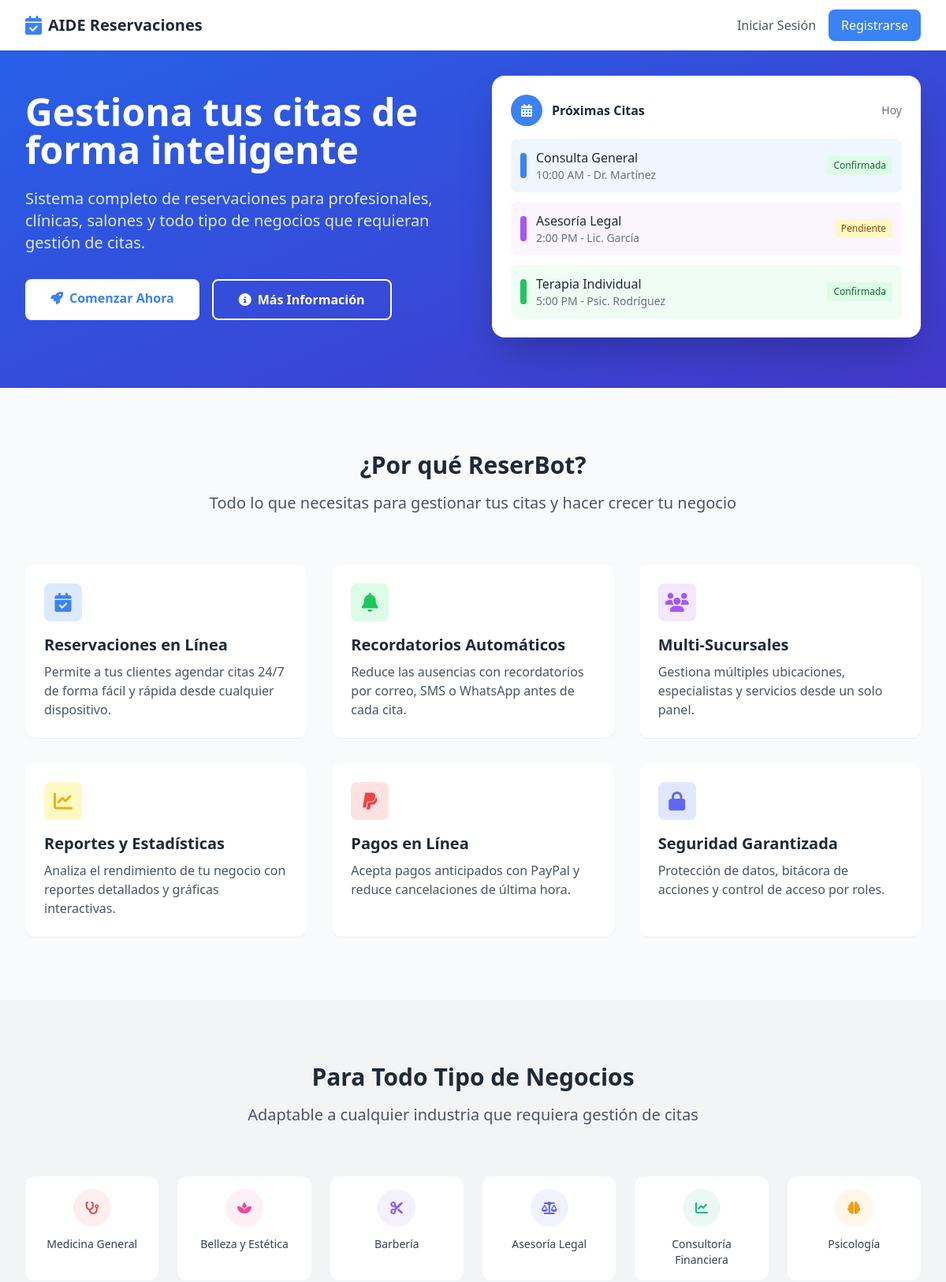
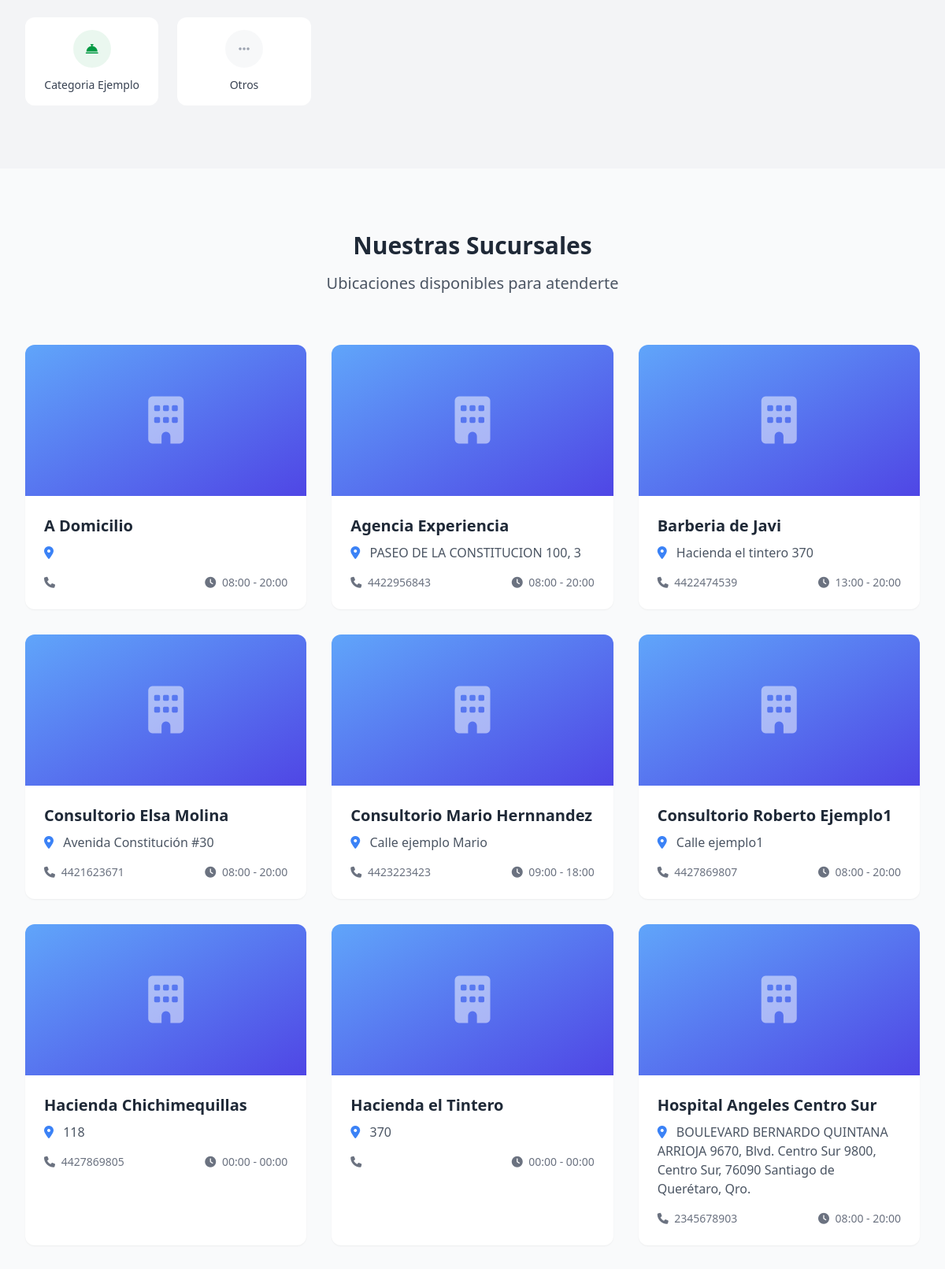
The page / (upper part) on the database its author committed (2 pictures, top to bottom).
### tables this page shows
CREATE TABLE `configuraciones` (
  `id` int(11) NOT NULL,
  `clave` varchar(100) NOT NULL,
  `valor` text,
  `tipo` enum('text','number','boolean','json','color','image') DEFAULT 'text',
  `descripcion` varchar(255) DEFAULT NULL,
  `created_at` timestamp NOT NULL DEFAULT CURRENT_TIMESTAMP,
  `updated_at` timestamp NOT NULL DEFAULT CURRENT_TIMESTAMP ON UPDATE CURRENT_TIMESTAMP
);

CREATE TABLE `categorias_servicios` (
  `id` int(11) NOT NULL,
  `nombre` varchar(100) NOT NULL,
  `descripcion` text,
  `icono` varchar(50) DEFAULT 'fas fa-concierge-bell',
  `color` varchar(20) DEFAULT '#3B82F6',
  `orden` int(11) DEFAULT '0',
  `activo` tinyint(1) DEFAULT '1',
  `created_at` timestamp NOT NULL DEFAULT CURRENT_TIMESTAMP,
  `updated_at` timestamp NOT NULL DEFAULT CURRENT_TIMESTAMP ON UPDATE CURRENT_TIMESTAMP
);

CREATE TABLE `sucursales` (
  `id` int(11) NOT NULL,
  `nombre` varchar(150) NOT NULL,
  `direccion` text,
  `ciudad` varchar(100) DEFAULT NULL,
  `estado` varchar(100) DEFAULT NULL,
  `codigo_postal` varchar(10) DEFAULT NULL,
  `telefono` varchar(20) DEFAULT NULL,
  `email` varchar(150) DEFAULT NULL,
  `zona_horaria` varchar(50) DEFAULT 'America/Mexico_City',
  `horario_apertura` time DEFAULT '08:00:00',
  `horario_cierre` time DEFAULT '20:00:00',
  `dias_laborales` varchar(50) DEFAULT '1,2,3,4,5,6' COMMENT 'Días de la semana (1=Lunes, 7=Domingo)',
  `latitud` decimal(10,8) DEFAULT NULL,
  `longitud` decimal(11,8) DEFAULT NULL,
  `imagen` varchar(255) DEFAULT NULL,
  `activo` tinyint(1) DEFAULT '1',
  `created_at` timestamp NOT NULL DEFAULT CURRENT_TIMESTAMP,
  `updated_at` timestamp NOT NULL DEFAULT CURRENT_TIMESTAMP ON UPDATE CURRENT_TIMESTAMP,
  `color` varchar(7) DEFAULT '#3B82F6'
);

### index.php (called while the page is built, shortened)
<?php
require_once __DIR__ . '/public/index.php';

### config/database.php (called while the page is built, shortened)
<?php
class Database {
    private static $instance = null;
    private $connection;
    private function __construct() {
        try {
            $dsn = "mysql:host=" . DB_HOST . ";dbname=" . DB_NAME . ";charset=" . DB_CHARSET;
            $options = [
                PDO::ATTR_ERRMODE => PDO::ERRMODE_EXCEPTION,
                PDO::ATTR_DEFAULT_FETCH_MODE => PDO::FETCH_ASSOC,
                PDO::ATTR_EMULATE_PREPARES => false,
            ];
            $this->connection = new PDO($dsn, DB_USER, DB_PASS, $options);
            $this->connection->exec("SET NAMES utf8mb4");
            $this->connection->exec("SET CHARACTER SET utf8mb4");
        } catch (PDOException $e) {
            die("Error de conexión a la base de datos: " . $e->getMessage());
        }
    }
    public static function getInstance() {
        if (self::$instance === null) {
            self::$instance = new self();
        }
        return self::$instance;
    }
    public function query($sql, $params = []) {
        $stmt = $this->connection->prepare($sql);
        $stmt->execute($params);
        return $stmt;
    }
    public function fetch($sql, $params = []) {
        return $this->query($sql, $params)->fetch();
    }
    public function fetchAll($sql, $params = []) {
        return $this->query($sql, $params)->fetchAll();
    }
}

### helpers/functions.php (called while the page is built, shortened)
<?php
function url($path = '') {
    return BASE_URL . '/' . ltrim($path, '/');
}
function e($text) {
    return htmlspecialchars($text ?? '', ENT_QUOTES, 'UTF-8');
}
function getConfig($key, $default = null) {
    try {
        $db = Database::getInstance();
        $result = $db->fetch("SELECT valor FROM configuraciones WHERE clave = ?", [$key]);
        return $result ? $result['valor'] : $default;
    } catch (Exception $e) {
        return $default;
    }
}

### app/controllers/BaseController.php (called while the page is built, shortened)
<?php
class BaseController {
    public function __construct() {
        $this->db = Database::getInstance();
    }
}

### app/views/home/index.php (the view, shortened to what this page needs)
<!DOCTYPE html>
<html lang="es">
<head>
    <script src="https://cdn.tailwindcss.com"></script>
    <link rel="stylesheet" href="https://cdnjs.cloudflare.com/ajax/libs/font-awesome/6.4.0/css/all.min.css">
</head>
<body class="bg-gray-50">
    <nav class="bg-white shadow-sm fixed w-full z-50">
        <div class="max-w-7xl mx-auto px-4 sm:px-6 lg:px-8">
            <div class="flex justify-between h-16">
                <div class="flex items-center">
                    <?php if (getConfig('logotipo')): ?>
                        <img src="<?= asset(getConfig('logotipo')) ?>" alt="Logo" class="h-8">
                    <?php else: ?>
                        <i class="fas fa-calendar-check text-2xl text-primary mr-2"></i>
                        <span class="text-xl font-bold text-gray-800"><?= e(getConfig('nombre_sitio', 'ReserBot')) ?></span>
                    <?php endif; ?>
                </div>
                <div class="flex items-center space-x-4">
                    <a href="<?= url('/login') ?>" class="text-gray-600 hover:text-primary">Iniciar Sesión</a>
                    <a href="<?= url('/registro') ?>"
                       class="bg-primary text-white px-4 py-2 rounded-lg hover:bg-secondary transition">
                        Registrarse
                    </a>
                </div>
            </div>
        </div>
    </nav>
    <section class="pt-24 pb-16 bg-gradient-to-br from-blue-600 to-indigo-700">
        <div class="max-w-7xl mx-auto px-4 sm:px-6 lg:px-8">
            <div class="grid md:grid-cols-2 gap-12 items-center">
                <div class="text-white">
                    <h1 class="text-4xl md:text-5xl font-bold mb-6">
                        Gestiona tus citas de forma inteligente
                    </h1>
                    <p class="text-xl text-blue-100 mb-8">
                        Sistema completo de reservaciones para profesionales, clínicas, salones y todo tipo de negocios que requieran gestión de citas.
                    </p>
                    <div class="flex flex-wrap gap-4">
                        <a href="<?= url('/registro') ?>"
                           class="bg-white text-primary px-8 py-3 rounded-lg font-semibold hover:bg-gray-100 transition">
                            <i class="fas fa-rocket mr-2"></i>Comenzar Ahora
                        </a>
                        <a href="#features"
                           class="border-2 border-white text-white px-8 py-3 rounded-lg font-semibold hover:bg-white hover:text-primary transition">
                            <i class="fas fa-info-circle mr-2"></i>M&aacute;s Informaci&oacute;n
                        </a>
                    </div>
                </div>
                <div class="hidden md:block">
                    <div class="bg-white rounded-2xl shadow-2xl p-6">
                        <div class="flex items-center justify-between mb-4">
                            <div class="flex items-center">
                                <div class="w-10 h-10 bg-primary rounded-full flex items-center justify-center text-white">
                                    <i class="fas fa-calendar-alt"></i>
                                </div>
                                <span class="ml-3 font-semibold text-gray-800">Próximas Citas</span>
                            </div>
                            <span class="text-sm text-gray-500">Hoy</span>
                        </div>
                        <div class="space-y-3">
                            <div class="flex items-center p-3 bg-blue-50 rounded-lg">
                                <div class="w-2 h-8 bg-blue-500 rounded mr-3"></div>
                                <div class="flex-1">
                                    <p class="font-medium text-gray-800">Consulta General</p>
                                    <p class="text-sm text-gray-500">10:00 AM - Dr. Martínez</p>
                                </div>
                                <span class="bg-green-100 text-green-800 text-xs px-2 py-1 rounded">Confirmada</span>
                            </div>
                            <div class="flex items-center p-3 bg-purple-50 rounded-lg">
                                <div class="w-2 h-8 bg-purple-500 rounded mr-3"></div>
                                <div class="flex-1">
                                    <p class="font-medium text-gray-800">Asesoría Legal</p>
                                    <p class="text-sm text-gray-500">2:00 PM - Lic. García</p>
                                </div>
                                <span class="bg-yellow-100 text-yellow-800 text-xs px-2 py-1 rounded">Pendiente</span>
                            </div>
                            <div class="flex items-center p-3 bg-green-50 rounded-lg">
                                <div class="w-2 h-8 bg-green-500 rounded mr-3"></div>
                                <div class="flex-1">
                                    <p class="font-medium text-gray-800">Terapia Individual</p>
                                    <p class="text-sm text-gray-500">5:00 PM - Psic. Rodríguez</p>
                                </div>
                                <span class="bg-green-100 text-green-800 text-xs px-2 py-1 rounded">Confirmada</span>
                            </div>
                        </div>
                    </div>
                </div>
            </div>
        </div>
    </section>
    <section id="features" class="py-20">
        <div class="max-w-7xl mx-auto px-4 sm:px-6 lg:px-8">
            <div class="text-center mb-16">
                <h2 class="text-3xl font-bold text-gray-800 mb-4">¿Por qué ReserBot?</h2>
                <p class="text-xl text-gray-600 max-w-2xl mx-auto">
                    Todo lo que necesitas para gestionar tus citas y hacer crecer tu negocio
                </p>
            </div>
            <div class="grid md:grid-cols-3 gap-8">
                <div class="bg-white p-6 rounded-xl shadow-sm hover:shadow-lg transition">
                    <div class="w-12 h-12 bg-blue-100 rounded-lg flex items-center justify-center mb-4">
                        <i class="fas fa-calendar-check text-2xl text-blue-500"></i>
                    </div>
                    <h3 class="text-xl font-semibold text-gray-800 mb-2">Reservaciones en Línea</h3>
                    <p class="text-gray-600">
                        Permite a tus clientes agendar citas 24/7 de forma fácil y rápida desde cualquier dispositivo.
                    </p>
                </div>
                <div class="bg-white p-6 rounded-xl shadow-sm hover:shadow-lg transition">
                    <div class="w-12 h-12 bg-green-100 rounded-lg flex items-center justify-center mb-4">
                        <i class="fas fa-bell text-2xl text-green-500"></i>
                    </div>
                    <h3 class="text-xl font-semibold text-gray-800 mb-2">Recordatorios Automáticos</h3>
                    <p class="text-gray-600">
                        Reduce las ausencias con recordatorios por correo, SMS o WhatsApp antes de cada cita.
                    </p>
                </div>
                <div class="bg-white p-6 rounded-xl shadow-sm hover:shadow-lg transition">
                    <div class="w-12 h-12 bg-purple-100 rounded-lg flex items-center justify-center mb-4">
                        <i class="fas fa-users text-2xl text-purple-500"></i>
                    </div>
                    <h3 class="text-xl font-semibold text-gray-800 mb-2">Multi-Sucursales</h3>
                    <p class="text-gray-600">
                        Gestiona múltiples ubicaciones, especialistas y servicios desde un solo panel.
                    </p>
                </div>
                <div class="bg-white p-6 rounded-xl shadow-sm hover:shadow-lg transition">
                    <div class="w-12 h-12 bg-yellow-100 rounded-lg flex items-center justify-center mb-4">
                        <i class="fas fa-chart-line text-2xl text-yellow-500"></i>
                    </div>
                    <h3 class="text-xl font-semibold text-gray-800 mb-2">Reportes y Estadísticas</h3>
                    <p class="text-gray-600">
                        Analiza el rendimiento de tu negocio con reportes detallados y gráficas interactivas.
                    </p>
                </div>
                <div class="bg-white p-6 rounded-xl shadow-sm hover:shadow-lg transition">
                    <div class="w-12 h-12 bg-red-100 rounded-lg flex items-center justify-center mb-4">
                        <i class="fab fa-paypal text-2xl text-red-500"></i>
                    </div>
                    <h3 class="text-xl font-semibold text-gray-800 mb-2">Pagos en Línea</h3>
                    <p class="text-gray-600">
                        Acepta pagos anticipados con PayPal y reduce cancelaciones de última hora.
                    </p>
                </div>
                <div class="bg-white p-6 rounded-xl shadow-sm hover:shadow-lg transition">
                    <div class="w-12 h-12 bg-indigo-100 rounded-lg flex items-center justify-center mb-4">
                        <i class="fas fa-lock text-2xl text-indigo-500"></i>
                    </div>
                    <h3 class="text-xl font-semibold text-gray-800 mb-2">Seguridad Garantizada</h3>
                    <p class="text-gray-600">
                        Protección de datos, bitácora de acciones y control de acceso por roles.
                    </p>
                </div>
            </div>
        </div>
    </section>
    <section class="py-20 bg-gray-100">
        <div class="max-w-7xl mx-auto px-4 sm:px-6 lg:px-8">
            <div class="text-center mb-16">
                <h2 class="text-3xl font-bold text-gray-800 mb-4">Para Todo Tipo de Negocios</h2>
                <p class="text-xl text-gray-600">
                    Adaptable a cualquier industria que requiera gestión de citas
                </p>
            </div>
            <div class="grid grid-cols-2 md:grid-cols-3 lg:grid-cols-6 gap-6">
                <?php foreach ($categories as $category): ?>
                <div class="bg-white p-4 rounded-xl text-center hover:shadow-lg transition">
                    <div class="w-12 h-12 rounded-full flex items-center justify-center mx-auto mb-3"
                         style="background-color: <?= e($category['color']) ?>15;">
                        <i class="<?= e($category['icono']) ?>" style="color: <?= e($category['color']) ?>;"></i>
                    </div>
                    <p class="text-sm font-medium text-gray-700"><?= e($category['nombre']) ?></p>
                </div>
                <?php endforeach; ?>
            </div>
        </div>
    </section>
    <section class="py-20">
        <div class="max-w-7xl mx-auto px-4 sm:px-6 lg:px-8">
            <div class="text-center mb-16">
                <h2 class="text-3xl font-bold text-gray-800 mb-4">Nuestras Sucursales</h2>
                <p class="text-xl text-gray-600">
                    Ubicaciones disponibles para atenderte
                </p>
            </div>
            <div class="grid md:grid-cols-3 gap-8">
                <?php foreach ($branches as $branch): ?>
                <div class="bg-white rounded-xl shadow-sm overflow-hidden hover:shadow-lg transition">
                    <div class="h-48 bg-gradient-to-br from-blue-400 to-indigo-600 flex items-center justify-center">
                        <i class="fas fa-building text-6xl text-white opacity-50"></i>
                    </div>
                    <div class="p-6">
                        <h3 class="text-xl font-semibold text-gray-800 mb-2"><?= e($branch['nombre']) ?></h3>
                        <p class="text-gray-600 mb-4">
                            <i class="fas fa-map-marker-alt mr-2 text-primary"></i>
                            <?= e($branch['direccion']) ?>
                        </p>
                        <div class="flex items-center justify-between text-sm text-gray-500">
                            <span>
                                <i class="fas fa-phone mr-1"></i>
                                <?= e($branch['telefono']) ?>
                            </span>
                            <span>
                                <i class="fas fa-clock mr-1"></i>
                                <?= substr($branch['horario_apertura'], 0, 5) ?> - <?= substr($branch['horario_cierre'], 0, 5) ?>
                            </span>
                        </div>
                    </div>
                </div>
                <?php endforeach; ?>
            </div>
        </div>
    </section>
</body>
</html>

### rows shown on the page
configuraciones: valor "AIDE Reservaciones"
categorias_servicios: nombre "Medicina General"
categorias_servicios: nombre "Belleza y Estética"
categorias_servicios: nombre "Barbería"
categorias_servicios: nombre "Asesoría Legal"
categorias_servicios: nombre "Consultoría Financiera"
categorias_servicios: nombre "Psicología"
categorias_servicios: nombre "Categoria Ejemplo"
categorias_servicios: nombre "Otros"
sucursales: nombre "A Domicilio", horario_apertura "08:00", horario_cierre "20:00"
sucursales: nombre "Agencia Experiencia", direccion "PASEO DE LA CONSTITUCION 100, 3", telefono "4422956843", horario_apertura "08:00", horario_cierre "20:00"
sucursales: nombre "Barberia de Javi", direccion "Hacienda el tintero 370", telefono "4422474539", horario_apertura "13:00", horario_cierre "20:00"
sucursales: nombre "Consultorio Elsa Molina", direccion "Avenida Constitución #30", telefono "4421623671", horario_apertura "08:00", horario_cierre "20:00"
sucursales: nombre "Consultorio Mario Hernnandez", direccion "Calle ejemplo Mario", telefono "4423223423", horario_apertura "09:00", horario_cierre "18:00"
sucursales: nombre "Consultorio Roberto Ejemplo1", direccion "Calle ejemplo1", telefono "4427869807", horario_apertura "08:00", horario_cierre "20:00"
sucursales: nombre "Hacienda Chichimequillas", direccion "118", telefono "4427869805", horario_apertura "00:00", horario_cierre "00:00"
sucursales: nombre "Hacienda el Tintero", direccion "370", horario_apertura "00:00", horario_cierre "00:00"
sucursales: nombre "Hospital Angeles Centro Sur", direccion "BOULEVARD BERNARDO QUINTANA ARRIOJA 9670, Blvd. Centro Sur 9800, Centro Sur, 76090 Santiago de Querétaro, Qro.", telefono "2345678903", horario_apertura "08:00", horario_cierre "20:00"
